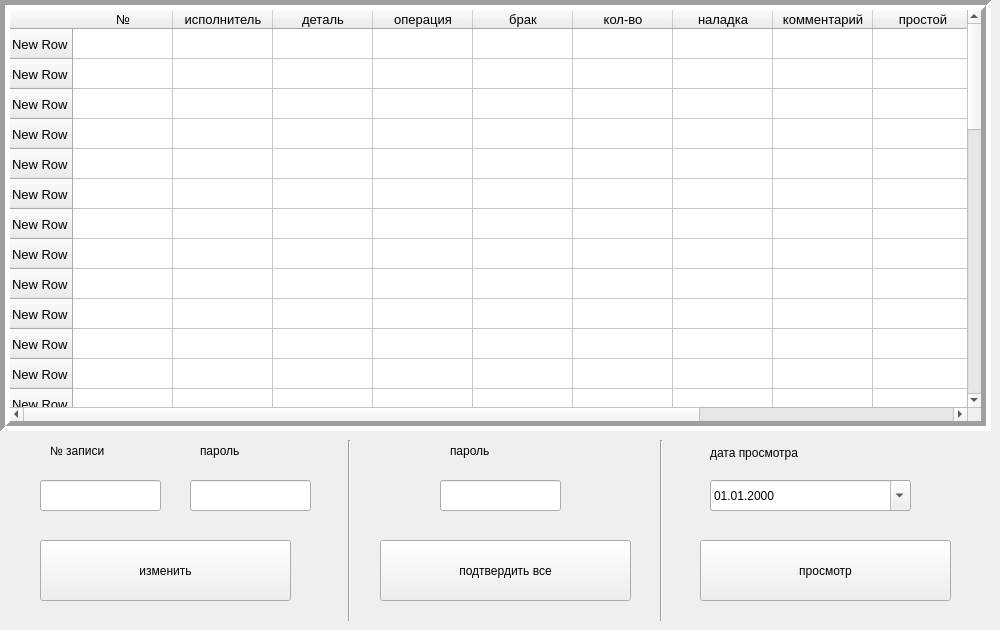
    <widget class="QWidget" name="control">
     <attribute name="title">
      <string>контроль</string>
     </attribute>
     <widget class="QLineEdit" name="password">
      <property name="geometry">
       <rect>
        <x>190</x>
        <y>480</y>
        <width>121</width>
        <height>31</height>
       </rect>
      </property>
      <property name="echoMode">
       <enum>QLineEdit::Password</enum>
      </property>
     </widget>
     <widget class="QPushButton" name="go">
      <property name="geometry">
       <rect>
        <x>40</x>
        <y>540</y>
        <width>251</width>
        <height>61</height>
       </rect>
      </property>
      <property name="text">
       <string>изменить</string>
      </property>
     </widget>
     <widget class="QLabel" name="label_6">
      <property name="geometry">
       <rect>
        <x>200</x>
        <y>430</y>
        <width>151</width>
        <height>41</height>
       </rect>
      </property>
      <property name="layoutDirection">
       <enum>Qt::LeftToRight</enum>
      </property>
      <property name="text">
       <string>пароль</string>
      </property>
     </widget>
     <widget class="QLineEdit" name="number_line">
      <property name="geometry">
       <rect>
        <x>40</x>
        <y>480</y>
        <width>121</width>
        <height>31</height>
       </rect>
      </property>
     </widget>
     <widget class="QLabel" name="label_8">
      <property name="geometry">
       <rect>
        <x>50</x>
        <y>430</y>
        <width>151</width>
        <height>41</height>
       </rect>
      </property>
      <property name="text">
       <string>№ записи</string>
      </property>
     </widget>
     <widget class="QDateTimeEdit" name="calendar">
      <property name="geometry">
       <rect>
        <x>710</x>
        <y>480</y>
        <width>201</width>
        <height>31</height>
       </rect>
      </property>
      <property name="displayFormat">
       <string>dd.MM.yyyy </string>
      </property>
      <property name="calendarPopup">
       <bool>true</bool>
      </property>
     </widget>
     <widget class="QPushButton" name="ok_go">
      <property name="geometry">
       <rect>
        <x>380</x>
        <y>540</y>
        <width>251</width>
        <height>61</height>
       </rect>
      </property>
      <property name="text">
       <string>подтвердить все</string>
      </property>
     </widget>
     <widget class="QPushButton" name="view_day">
      <property name="geometry">
       <rect>
        <x>700</x>
        <y>540</y>
        <width>251</width>
        <height>61</height>
       </rect>
      </property>
      <property name="text">
       <string>просмотр</string>
      </property>
     </widget>
     <widget class="QLabel" name="label_12">
      <property name="geometry">
       <rect>
        <x>710</x>
        <y>440</y>
        <width>191</width>
        <height>25</height>
       </rect>
      </property>
      <property name="text">
       <string>дата просмотра</string>
      </property>
     </widget>
     <widget class="QLineEdit" name="password_2">
      <property name="geometry">
       <rect>
        <x>440</x>
        <y>480</y>
        <width>121</width>
        <height>31</height>
       </rect>
      </property>
      <property name="echoMode">
       <enum>QLineEdit::Password</enum>
      </property>
     </widget>
     <widget class="QLabel" name="label_13">
      <property name="geometry">
       <rect>
        <x>450</x>
        <y>430</y>
        <width>151</width>
        <height>41</height>
       </rect>
      </property>
      <property name="layoutDirection">
       <enum>Qt::LeftToRight</enum>
      </property>
      <property name="text">
       <string>пароль</string>
      </property>
     </widget>
     <widget class="Line" name="line">
      <property name="geometry">
       <rect>
        <x>329</x>
        <y>440</y>
        <width>41</width>
        <height>181</height>
       </rect>
      </property>
      <property name="orientation">
       <enum>Qt::Vertical</enum>
      </property>
     </widget>
     <widget class="Line" name="line_2">
      <property name="geometry">
       <rect>
        <x>651</x>
        <y>440</y>
        <width>20</width>
        <height>181</height>
       </rect>
      </property>
      <property name="orientation">
       <enum>Qt::Vertical</enum>
      </property>
     </widget>
     <widget class="QTableWidget" name="tableWidget">
      <property name="geometry">
       <rect>
        <x>0</x>
        <y>0</y>
        <width>991</width>
        <height>431</height>
       </rect>
      </property>
      <property name="font">
       <font>
        <pointsize>10</pointsize>
       </font>
      </property>
      <property name="frameShape">
       <enum>QFrame::Box</enum>
      </property>
      <property name="lineWidth">
       <number>5</number>
      </property>
      <property name="editTriggers">
       <set>QAbstractItemView::NoEditTriggers</set>
      </property>
      <row>
       <property name="text">
        <string>New Row</string>
       </property>
      </row>
      <row>
       <property name="text">
        <string>New Row</string>
       </property>
      </row>
      <row>
       <property name="text">
        <string>New Row</string>
       </property>
      </row>
      <row>
       <property name="text">
        <string>New Row</string>
       </property>
      </row>
      <row>
       <property name="text">
        <string>New Row</string>
       </property>
      </row>
      <row>
       <property name="text">
        <string>New Row</string>
       </property>
      </row>
      <row>
       <property name="text">
        <string>New Row</string>
       </property>
      </row>
      <row>
       <property name="text">
        <string>New Row</string>
       </property>
      </row>
      <row>
       <property name="text">
        <string>New Row</string>
       </property>
      </row>
      <row>
       <property name="text">
        <string>New Row</string>
       </property>
      </row>
      <row>
       <property name="text">
        <string>New Row</string>
       </property>
      </row>
      <row>
       <property name="text">
        <string>New Row</string>
       </property>
      </row>
      <row>
       <property name="text">
        <string>New Row</string>
       </property>
      </row>
      <row>
       <property name="text">
        <string>New Row</string>
       </property>
      </row>
      <row>
       <property name="text">
        <string>New Row</string>
       </property>
      </row>
      <row>
       <property name="text">
        <string>New Row</string>
       </property>
      </row>
      <row>
       <property name="text">
        <string>New Row</string>
       </property>
      </row>
      <row>
       <property name="text">
        <string>New Row</string>
       </property>
      </row>
      <row>
       <property name="text">
        <string>New Row</string>
       </property>
      </row>
      <row>
       <property name="text">
        <string>New Row</string>
       </property>
      </row>
      <row>
       <property name="text">
        <string>New Row</string>
       </property>
      </row>
      <row>
       <property name="text">
        <string>New Row</string>
       </property>
      </row>
      <row>
       <property name="text">
        <string>New Row</string>
       </property>
      </row>
      <row>
       <property name="text">
        <string>New Row</string>
       </property>
      </row>
      <row>
       <property name="text">
        <string>New Row</string>
       </property>
      </row>
      <row>
       <property name="text">
        <string>New Row</string>
       </property>
      </row>
      <row>
       <property name="text">
        <string>New Row</string>
       </property>
      </row>
      <row>
       <property name="text">
        <string>New Row</string>
       </property>
      </row>
      <row>
       <property name="text">
        <string>New Row</string>
       </property>
      </row>
      <row>
       <property name="text">
        <string>New Row</string>
       </property>
      </row>
      <row>
       <property name="text">
        <string>New Row</string>
       </property>
      </row>
      <row>
       <property name="text">
        <string>New Row</string>
       </property>
      </row>
      <row>
       <property name="text">
        <string>New Row</string>
       </property>
      </row>
      <row>
       <property name="text">
        <string>New Row</string>
       </property>
      </row>
      <row>
       <property name="text">
        <string>New Row</string>
       </property>
      </row>
      <row>
       <property name="text">
        <string>New Row</string>
       </property>
      </row>
      <row>
       <property name="text">
        <string>New Row</string>
       </property>
      </row>
      <row>
       <property name="text">
        <string>New Row</string>
       </property>
      </row>
      <row>
       <property name="text">
        <string>New Row</string>
       </property>
      </row>
      <row>
       <property name="text">
        <string>New Row</string>
       </property>
      </row>
      <row>
       <property name="text">
        <string>New Row</string>
       </property>
      </row>
      <row>
       <property name="text">
        <string>New Row</string>
       </property>
      </row>
      <column>
       <property name="text">
        <string>№</string>
       </property>
      </column>
      <column>
       <property name="text">
        <string>исполнитель</string>
       </property>
      </column>
      <column>
       <property name="text">
        <string>деталь</string>
       </property>
      </column>
      <column>
       <property name="text">
        <string>операция</string>
       </property>
      </column>
      <column>
       <property name="text">
        <string>брак</string>
       </property>
      </column>
      <column>
       <property name="text">
        <string>кол-во</string>
       </property>
      </column>
      <column>
       <property name="text">
        <string>наладка</string>
       </property>
      </column>
      <column>
       <property name="text">
        <string>комментарий</string>
       </property>
      </column>
      <column>
       <property name="text">
        <string>простой</string>
       </property>
      </column>
      <column>
       <property name="text">
        <string>проверено</string>
       </property>
      </column>
      <column>
       <property name="text">
        <string>ночная смена</string>
       </property>
      </column>
      <item row="0" column="0">
       <property name="text">
        <string/>
       </property>
      </item>
     </widget>
    </widget>
